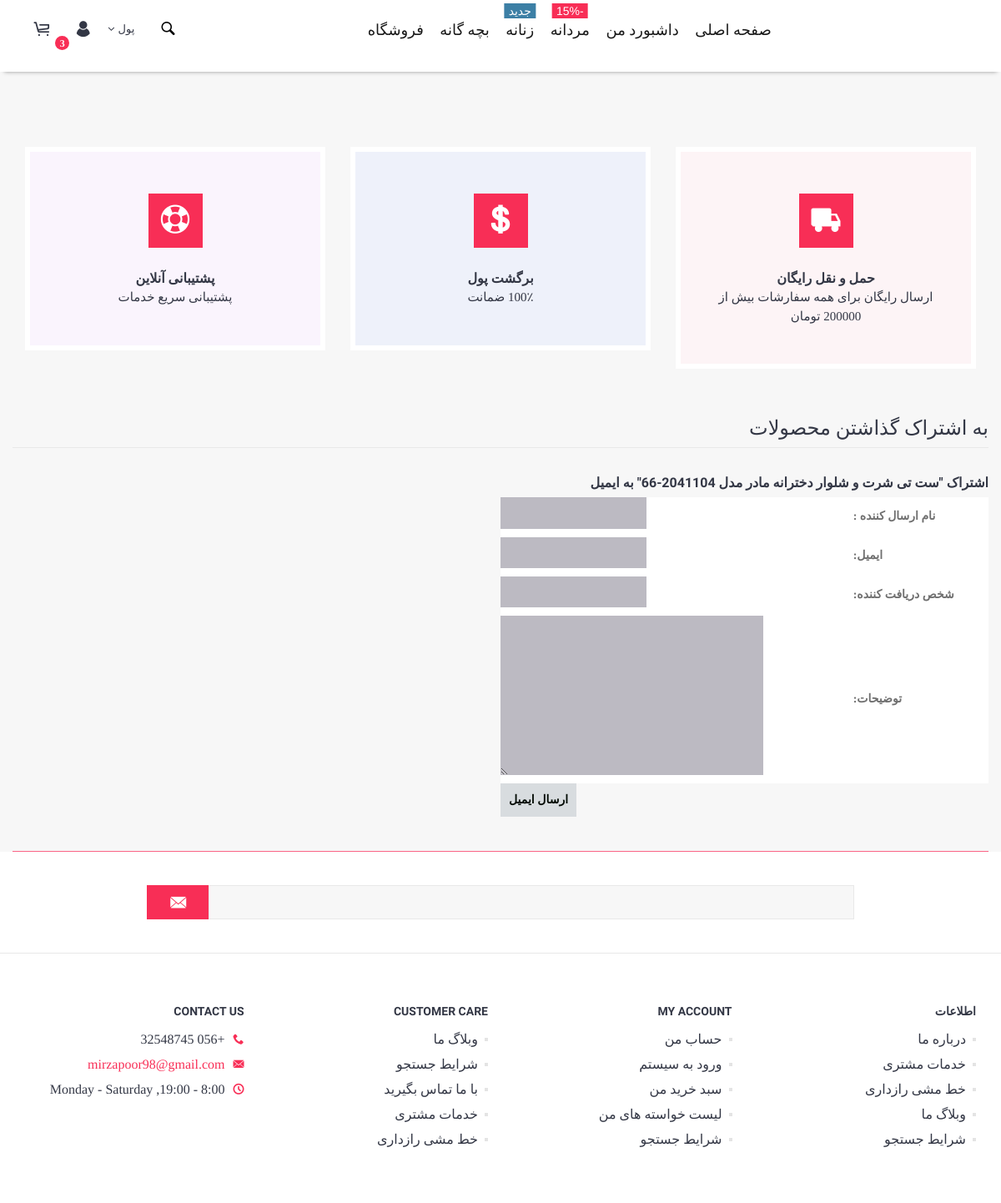
The app's page /shop/7/share/, older data.
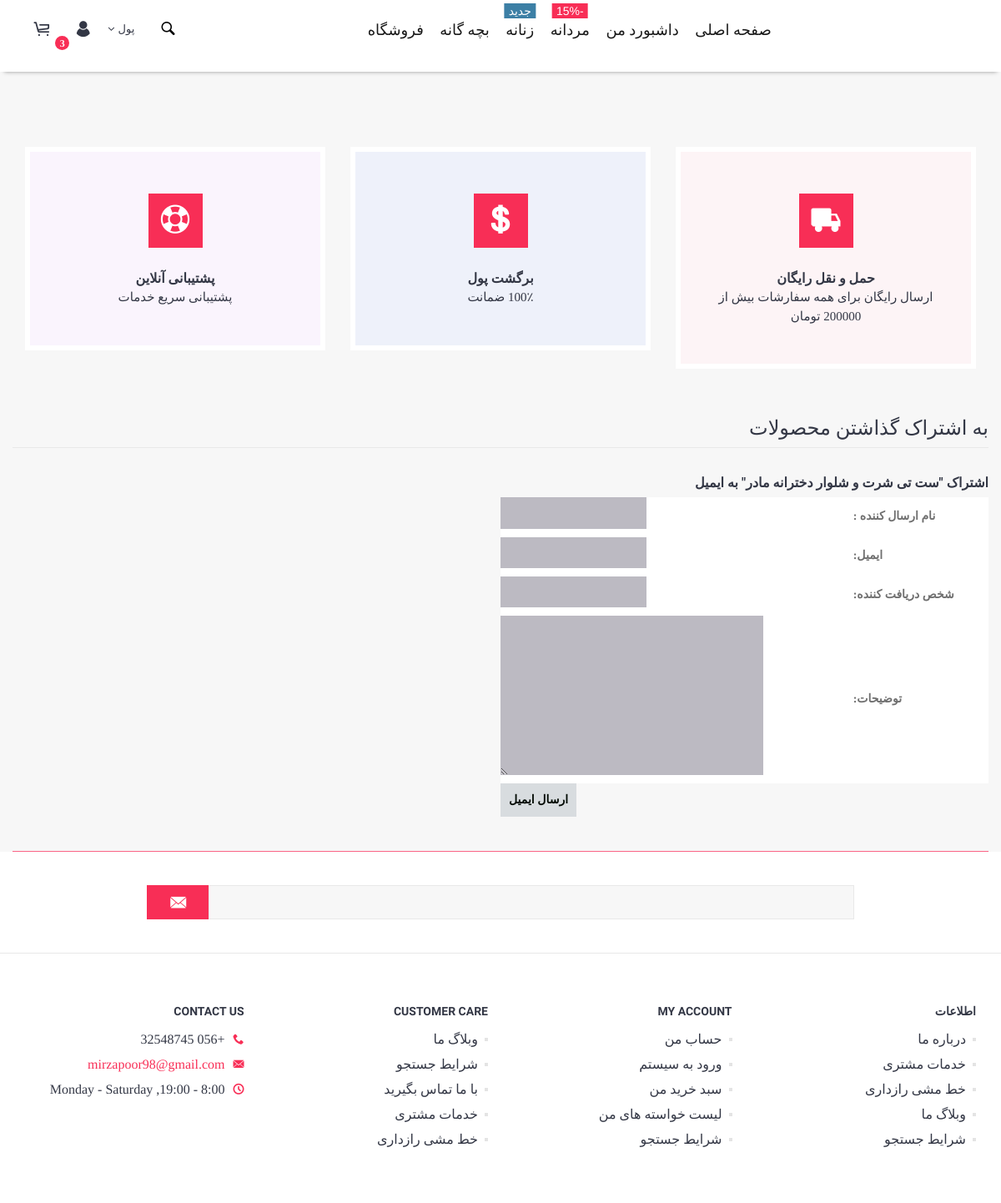
The same page, newer data.
### shop/models.py (models this page shows, shortened)
class shop(models.Model):
    tags = TaggableManager()
    title = models.CharField(max_length=250)
    slug = models.SlugField(max_length=250,unique_for_date='publish')
    user = models.ForeignKey(User,on_delete=models.CASCADE, related_name='Shop_posts')
    body = models.TextField()
    publish = models.DateTimeField(default=timezone.now)
    created = models.DateTimeField(auto_now_add=True)
    updated = models.DateTimeField(auto_now=True)
    price = models.IntegerField(default=1000)
    Discounted_price = models.IntegerField(default=1000)
    count = models.IntegerField(default=1)
    class Meta:
        ordering = ('-publish',)

### shop/views.py (the view)
def post_share(request, post_id):
        post = get_object_or_404(shop, id=post_id)
        sent = False
        if request.method == 'POST':
                form = EmailPostForm(request.POST)
                if form.is_valid():
                        cd = form.cleaned_data
                        post_url = request.build_absolute_uri(
                        post.get_absolute_url())
                        subject = f"{cd['name']} recommends you read " \
                        f"{post.title}"
                        message = f"Read {post.title} at {post_url}\n\n" \
                        f"{cd['name']}\'s comments: {cd['comments']}"
                        send_mail(subject, message, 'admin@myblog.com',
                        [cd['to']])
                        sent = True
        else:
                form = EmailPostForm()
        return render(request, 'shop/post/share.html', {'post': post,
                                                                'form': form,'sent': sent})

### shop/forms.py
class EmailPostForm(forms.Form):
    name = forms.CharField(max_length=25)
    email = forms.EmailField()
    to = forms.EmailField()
    comments = forms.CharField(required=False,widget=forms.Textarea)

### shop/templates/shop/post/share.html (shortened to what this page needs)
{% load static %}
<!DOCTYPE html>
<html lang="en">
<head>
    <link href="{% static 'js/vendor/bootstrap/bootstrap.min.css' %}" rel="stylesheet">
    <link href="{% static 'js/vendor/slick/slick.css' %}" rel="stylesheet">
    <link href="{% static 'js/vendor/swiper/swiper.min.css' %}" rel="stylesheet">
    <link href="{% static 'js/vendor/magnificpopup/dist/magnific-popup.css' %}" rel="stylesheet">
    <link href="{% static 'js/vendor/nouislider/nouislider.css' %}" rel="stylesheet">
    <link href="{% static 'js/vendor/darktooltip/dist/darktooltip.css' %}" rel="stylesheet">
    <link href="{% static 'css/animate.css' %}" rel="stylesheet">
    <link href="{% static 'css/shop.css' %}" rel="stylesheet">
    <link href="{% static 'css/style.css' %}" rel="stylesheet">
    <link href="{% static 'css/megamenu.css' %}" rel="stylesheet">
    <link href="{% static 'css/style-rtl.css' %}" rel="stylesheet">
    <link href="{% static 'fonts/icomoon-reg/style.css' %}" rel="stylesheet">
</head>
<body     class="boxed rtl">
<div id="wrapper">
    <div class="page-wrapper">
        <header class="page-header variant-1 fullboxed sticky smart">
            <div class="navbar">
                <div class="container">
                    <div class="header-link dropdown-link header-cart variant-1">
                        <a href="cart.html"> <i class="icon icon-cart"></i> <span class="badge">3</span> </a>
                    </div>
                    <div class="header-links">
                        <div class="header-link header-select dropdown-link header-currency">
                            <a href="#">پول</a>
                        </div>
                        <div class="header-link dropdown-link header-account">
                            <a href="#"><i class="icon icon-user"></i></a>
                        </div>
                    </div>
                    <div class="header-link header-search header-search">
                        <div class="exp-search">
                            <form>
                                <input class="exp-search-input " placeholder="جستجو کنید..." type="text" value="">
                                <span class="exp-icon-search"><i class="icon icon-magnify"></i></span>
                            </form>
                        </div>
                    </div>
                    <div class="megamenu fadein blackout">
                        <ul class="nav">
                            <li class="simple-dropdown">
                                <a href="http://localhost:8000/main/">صفحه اصلی</a>
                            </li>
                                <li class="simple-dropdown">
                                <a href="http://localhost:8000/account/"> داشبورد من  </a>
                            </li>
                            <li class="mega-dropdown">
                                <a href="http://localhost:8000/shop/">مردانه<span class="menu-label">-15%</span></a>
                            </li>
                            <li class="mega-dropdown">
                                <a href="http://localhost:8000/shop/">زنانه<span class="menu-label-alt">جدید</span></a>
                            </li>
                            <li class="mega-dropdown">
                                <a href="http://localhost:8000/shop/">بچه گانه</a>
                            </li>
                            <li><a href="http://localhost:8000/shop/" rel="stylesheet">فروشگاه</a></li>
                        </ul>
                    </div>
                </div>
            </div>
        </header>
            <div class="block">
                <div class="container">
                    <div class="text-center bottom-space">
                        <h2 class="size-lg no-padding">به فروشگاه <span class="logo-font custom-color">سیکو</span>
                            خوش آمدید </h2>
                        <p class="custom-color-alt">
                            <br>
                        </p>
                    </div>
                </div>
            </div>
            <div class="block">
                <div class="container">
                    <div class="row">
                        <div class="col-sm-4">
                            <div class="box style2 bgcolor1 text-center">
                                <div class="box-icon"><i class="icon icon-truck"></i></div>
                                <h3 class = "box-title"> حمل و نقل رایگان </h3>
                                <div class = "box-text"> ارسال رایگان برای همه سفارشات بیش از 200000 تومان  </div>
                            </div>
                        </div>
                        <div class="col-sm-4">
                            <div class="box style2 bgcolor2 text-center">
                                <div class="box-icon"><i class="icon icon-dollar"></i></div>
                                <h3 class = "box-title"> برگشت پول </h3>
                                <div class = "box-text"> 100٪ ضمانت   </div>
                            </div>
                        </div>
                        <div class="col-sm-4">
                            <div class="box style2 bgcolor3 text-center">
                                <div class="box-icon"><i class="icon icon-help"></i></div>
                                <h3 class="box-title">پشتیبانی آنلاین</h3>
                                <div class="box-text">پشتیبانی سریع خدمات </div>
                            </div>
                        </div>
                    </div>
                </div>
            </div>
    {% block title %}<h2>  به اشتراک گذاشتن محصولات  </h2>{% endblock %}
    {% block content %}
        {% if sent %}
                    <h2>ایمیل با موفقیت ارسال شد</h2>
                    <p>
                    {{ post.title }} با موفقیت ارسل شد به  {{ form.cleaned_data.to }}.
                    </p>
        {% else %}
                <h3>اشتراک "{{ post.title }}" به ایمیل</h3>
                <form method="post">
                 <table dir="rtl "  style="width:50%"  ;    >
                            <tr ><th > نام ارسال کننده :</th> <td>{{form.name}}</td> </tr>
                            <tr ><th>ایمیل:</th>     <td> {{form.email}}</td> </tr>
                            <tr ><th>شخص دریافت کننده:</th><td>{{form.to}} </td></tr>
                            <tr ><th> توضیحات:</th><td>{{form.comments}} </td></tr>
                </table>
               <p style="width:50%"> <input type="submit" value="ارسال ایمیل"> </p>
                <br><br>
               <h1></h1>
                </form>
            {% endif %}
            {% endblock %}
        <footer class="page-footer variant2 fullboxed">
            <div class="footer-top">
                <div class="container">
                    <div class="newsletter variant2 row">
                        <div class="col-sm-9">
                            <form action="#">
                                <div class="input-group">
                                    <input type="text" class="form-control">
                                    <span class="input-group-btn">
											<button class="btn btn-default" type="submit"><i
                                                    class="icon icon-close-envelope"></i></button>
											</span>
                                </div>
                            </form>
                        </div>
                    </div>
                </div>
            </div>
            <br>
            <div class="footer-middle">
                <div class="container">
                    <div class="row">
                        <div class="col-md-3 col-lg-3">
                            <div class="footer-block collapsed-mobile">
                                <div class="title">
                                    <h4>اطلاعات</h4>
                                </div>
                                <div class="collapsed-content">
                                    <ul class="marker-list">
                                        <li> <a href="about.html"> درباره ما </a></li>
                                        <li> <a href="faq.html"> خدمات مشتری </a></li>
                                        <li> <a href="about.html"> خط مشی رازداری </a></li>
                                        <li> <a href="blog.html"> وبلاگ ما </a></li>
                                        <li> <a href="search.html"> شرایط جستجو </a></li>
                                    </ul>
                                </div>
                            </div>
                        </div>
                        <div class="col-md-3 col-lg-3">
                            <div class="footer-block collapsed-mobile">
                                <div class="title">
                                    <h4>MY ACCOUNT</h4>
                                </div>
                                <div class="collapsed-content">
                                    <ul class="marker-list">
                                         <li> <a href="http://127.0.0.1:8000/account/edit/"> حساب من </a> </li>
                                        <li> <a href="http://127.0.0.1:8000/account/login/"> ورود به سیستم </a> </li>
                                        <li> <a href="cart.html"> سبد خرید من </a> </li>
                                        <li> <a href="wishlist.html"> لیست خواسته های من </a> </li>
                                        <li> <a href="search.html"> شرایط جستجو </a> </li>
                                    </ul>
                                </div>
                            </div>
                        </div>
                        <div class="col-md-3 col-lg-3">
                            <div class="footer-block collapsed-mobile">
                                <div class="title">
                                    <h4>CUSTOMER CARE</h4>
                                </div>
                                <div class="collapsed-content">
                                    <ul class="marker-list">
                                        <li> <a href="blog.html"> وبلاگ ما </a> </li>
                                        <li> <a href="search.html"> شرایط جستجو </a> </li>
                                        <li> <a href="contact.html"> با ما تماس بگیرید </a> </li>
                                        <li> <a href="faq.html"> خدمات مشتری </a> </li>
                                        <li> <a href="about.html"> خط مشی رازداری </a> </li>
                                    </ul>
                                </div>
                            </div>
                        </div>
                        <div class="col-md-3 col-lg-3">
                            <div class="footer-block collapsed-mobile">
                                <div class="title">
                                    <h4>CONTACT US</h4>
                                </div>
                                <div class="collapsed-content">
                                    <ul class="simple-list">
                                        <li><i class="icon icon-phone"></i>+056 32548745</li>
                                        <li><i class="icon icon-close-envelope"></i><a href="mailto:support@seiko.com">mirzapoor98@gmail.com</a>
                                        </li>
                                        <li><i class="icon icon-clock"></i>8:00 - 19:00, Monday - Saturday</li>
                                    </ul>
                                </div>
                            </div>
                        </div>
                    </div>
                </div>
            </div>
        </footer>
    </div>
</div>
</body>
</html>

### shop/static/css/shop.css (style rules this page uses)
body { margin:0; padding:0; font-family:helvetica, sans-serif; padding:10px; }
a { color:#00abff; text-decoration:none; }
h1 { font-weight:normal; border-bottom:1px solid rgb(250, 100, 133); padding:0 0 10px 0; }
h4 { font-weight:normal; color: rgb(105, 100, 100); padding:10px; }
h2 { font-weight:normal; margin:30px 0 0; padding:10px; }
input, textarea { clear:both; float:left; margin:0 0 10px; background:#bcbac2; border:0; padding:6px 10px; font-size:12px; padding:10px; }
input[type=submit] { font-weight:bold; background:#d8dcdf; color:rgb(2, 10, 3); padding:10px 20px; font-size:14px; text-transform:uppercase; padding:10px; }

### main/static/css/megamenu.css (style rules this page uses)
@media screen and (min-width: 992px) { .megamenu { display: inline-block; text-align: center; opacity: 1; -webkit-transition: opacity 0.2s ease; -o-transition: opacity 0.2s ease; transition: opacity 0.2s ease; } }
@media screen and (min-width: 992px) { .megamenu .nav:after { content: ''; position: absolute; z-index: 1; width: 0; top: 0; height: 72px; background: rgba(255, 255, 255, 0); -webkit-transition: all 0 ease; -o-transition: all 0 ease; transition: all 0 ease; } }
.menu-label, .menu-label-alt { display: inline-block; position: relative; background: #f82e56; height: 14px; margin: 0 0 0 4px; padding: 0 3px; top: -1px; font-family: '“yekan”', sans-serif; font-size: 10px; line-height: 14px; font-weight: 400; color: #ffffff; letter-spacing: 0.5px; }
.nav > li > a > .menu-label, .nav > li > a > .menu-label-alt { position: absolute; top: 4px; left: 50%; margin: 0; transform: translateX(-50%); height: 18px; vertical-align: 0; padding: 0 5px; font-size: 14px; line-height: 18px; font-weight: 400; color: #ffffff; letter-spacing: 0; }
.menu-label-alt { background: #3c7fa5; color: #ffffff; }
@media screen and (max-width: 1399px) and (min-width: 992px) { .navbar .nav > li > a, .navbar .nav > li > a:focus { font-size: 16px; } }
@media screen and (max-width: 1399px) and (min-width: 992px) { .navbar .nav > li > a:not(.menu-btn-special), .navbar .nav > li > a:focus:not(.menu-btn-special) { padding-left: 10px; padding-right: 10px; } }
@media screen and (max-width: 1200px) and (min-width: 1200px) { .navbar .nav > li > a, .navbar .nav > li > a:focus { font-size: 18px; } }
@media screen and (max-width: 1200px) and (min-width: 1200px) { .navbar .nav > li > a:not(.menu-btn-special), .navbar .nav > li > a:not(.menu-btn-special):focus { padding-left: 10px; padding-right: 10px; } }

Row changes from the older to the newer data that the page shows:
changed shop: title "ست تی شرت و شلوار دخترانه مادر مدل 2041104-66" → "ست تی شرت و شلوار دخترانه مادر"
